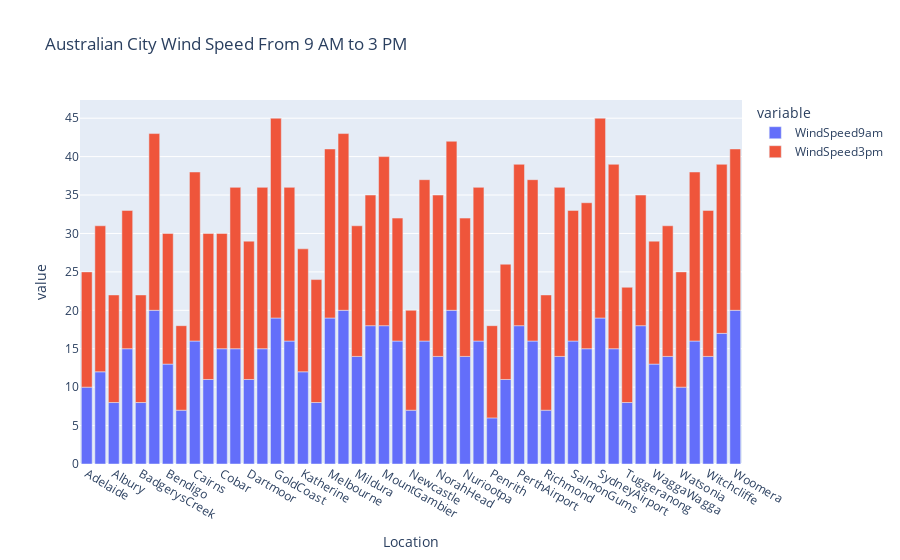

Notebook cell for this chart:
### Markdown cell above
### E.3. Visualisasi Data Kecepatan Angin Berdasarkan Lokasi

### Code cell
# Membuat grup untuk lokasi, Wind Speed 9 am dan Wind Speed 3 pm
loc_cloud = df_new.groupby("Location")[["WindSpeed9am", "WindSpeed3pm"]].mean().round()
loc_cloud = loc_cloud.reset_index()
loc_cloud.columns= ["Location","WindSpeed9am", "WindSpeed3pm"]

# Membuat judul
fig = px.bar(loc_cloud, x="Location", y=["WindSpeed9am", "WindSpeed3pm"], title="Australian City Wind Speed From 9 AM to 3 PM  ")

# Menampilkan
fig.show()

### Figure 1 — Plotly figure (JSON) as saved in the notebook; plotly's stock layout.template omitted (floating-point values rounded to 4 significant figures)
{"data": [{"alignmentgroup": "True", "hovertemplate": "variable=WindSpeed9am<br>Location=%{x}<br>value=%{y}<extra></extra>", "legendgroup": "WindSpeed9am", "marker": {"color": "#636efa", "pattern": {"shape": ""}}, "name": "WindSpeed9am", "offsetgroup": "WindSpeed9am", "orientation": "v", "showlegend": true, "textposition": "auto", "type": "bar", "x": ["Adelaide", "Albany", "Albury", "AliceSprings", "BadgerysCreek", "Ballarat", "Bendigo", "Brisbane", "Cairns", "Canberra", "Cobar", "CoffsHarbour", "Dartmoor", "Darwin", "GoldCoast", "Hobart", "Katherine", "Launceston", "Melbourne", "MelbourneAirport", "Mildura", "Moree", "MountGambier", "MountGinini", "Newcastle", "Nhil", "NorahHead", "NorfolkIsland", "Nuriootpa", "PearceRAAF", "Penrith", "Perth", "PerthAirport", "Portland", "Richmond", "Sale", "SalmonGums", "Sydney", "SydneyAirport", "Townsville", "Tuggeranong", "Uluru", "WaggaWagga", "Walpole", "Watsonia", "Williamtown", "Witchcliffe", "Wollongong", "Woomera"], "xaxis": "x", "y": [10, 12, 8, 15, 8, 20, 13, 7, 16, 11, 15, 15, 11, 15, 19, 16, 12, 8, 19, 20, 14, 18, 18, 16, 7, 16, 14, 20, 14, 16, 6, 11, 18, 16, 7, 14, 16, 15, 19, 15, 8, 18, 13, 14, 10, 16, 14, 17, 20], "yaxis": "y"}, {"alignmentgroup": "True", "hovertemplate": "variable=WindSpeed3pm<br>Location=%{x}<br>value=%{y}<extra></extra>", "legendgroup": "WindSpeed3pm", "marker": {"color": "#EF553B", "pattern": {"shape": ""}}, "name": "WindSpeed3pm", "offsetgroup": "WindSpeed3pm", "orientation": "v", "showlegend": true, "textposition": "auto", "type": "bar", "x": ["Adelaide", "Albany", "Albury", "AliceSprings", "BadgerysCreek", "Ballarat", "Bendigo", "Brisbane", "Cairns", "Canberra", "Cobar", "CoffsHarbour", "Dartmoor", "Darwin", "GoldCoast", "Hobart", "Katherine", "Launceston", "Melbourne", "MelbourneAirport", "Mildura", "Moree", "MountGambier", "MountGinini", "Newcastle", "Nhil", "NorahHead", "NorfolkIsland", "Nuriootpa", "PearceRAAF", "Penrith", "Perth", "PerthAirport", "Portland", "Richmond", "Sale", "SalmonGums", "Sydney", "SydneyAirport", "Townsville", "Tuggeranong", "Uluru", "WaggaWagga", "Walpole", "Watsonia", "Williamtown", "Witchcliffe", "Wollongong", "Woomera"], "xaxis": "x", "y": [15, 19, 14, 18, 14, 23, 17, 11, 22, 19, 15, 21, 18, 21, 26, 20, 16, 16, 22, 23, 17, 17, 22, 16, 13, 21, 21, 22, 18, 20, 12, 15, 21, 21, 15, 22, 17, 19, 26, 24, 15, 17, 16, 17, 15, 22, 19, 22, 21], "yaxis": "y"}], "layout": {"barmode": "relative", "legend": {"title": {"text": "variable"}, "tracegroupgap": 0}, "title": {"text": "Australian City Wind Speed From 9 AM to 3 PM  "}, "xaxis": {"anchor": "y", "domain": [0, 1], "title": {"text": "Location"}}, "yaxis": {"anchor": "x", "domain": [0, 1], "title": {"text": "value"}}}}
